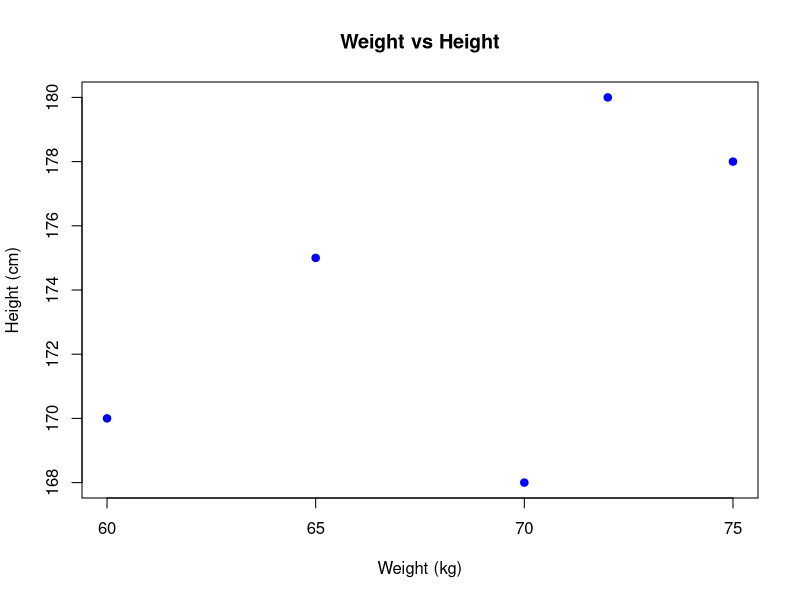

This chart was generated by the following R code:
weight <- c(60, 65, 70, 72, 75)
height <- c(170, 175, 168, 180, 178)

plot(weight, height,
     main = "Weight vs Height",
     xlab = "Weight (kg)",
     ylab = "Height (cm)",
     pch = 19,
     col = "blue")
